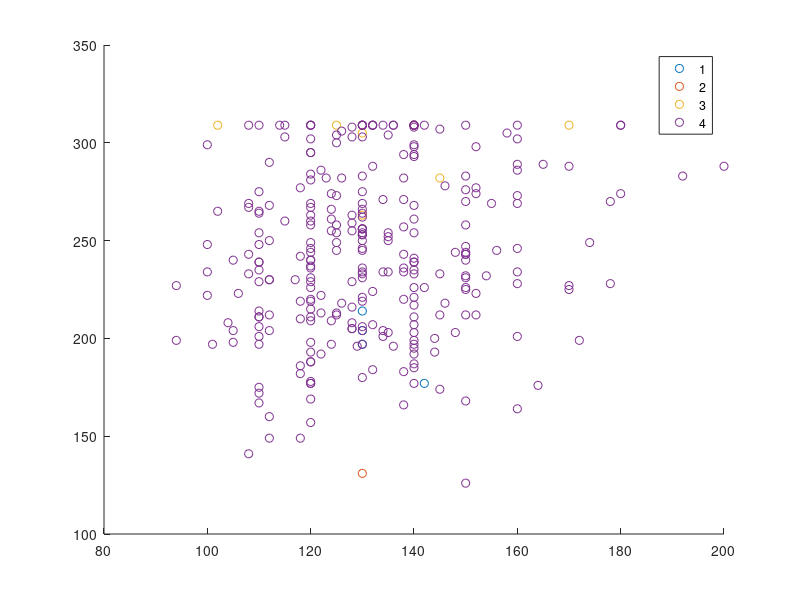

Here is the MATLAB script that generated this plot:
%kmeans on o/p of kpso on heart disease dataset-c4

X=load('kpso_heart_c4.dat');
k=4;
k1=297;
X1=load('heart.dat');

rng(1);
[gIdx,c]=kmeans(X,k);

[n,m]=size(X);

if ~isscalar(k)
    c=k;
    k=size(c,1);
else
    c=X(ceil(rand(k,1)*n),:);
end

g0=ones(n,1);
gIdx=zeros(n,1);
D=zeros(n,k);
P=zeros(n,k);
OP=zeros(1,k);

tic


while any(g0~=gIdx)

    g0=gIdx;
    
    for t=1:k
        d=zeros(n,1);
        
        for s=1:m
            d=d+(X(:,s)-c(t,s)).^2;
        end
        D(:,t)=sqrt(d);
        x=D(:,1);
        y=D(:,2);
        x1=X1(:,4);
        y1=X1(:,5);

       clf    
        
    end
   
    [z,gIdx]=min(D,[],2);
 
    for t=1:k
        c(t,:)=mean(X(gIdx==t,:));
    end
end

for j=1:n
     p=max(D);
     P=p/D(j);
end

for m=1:k
     for j=1:n
         OP=D(j)*P/k;
     end
end

%fitness evaluation
for i=1:k
  for j=1:n
     f1=X(i)-D(j)/n; 
  end
end
 
f=f1/k;

maxv=max(D);
minv=min(D);

disp('CLUSTER center matrix='); disp(D); %cluster center matrix
disp('MIN value ='); disp(min(minv)); %minimum value
disp('MAX value ='); disp(max(maxv)); %maximum value
disp('MAX Purity overall ='); disp(max(OP)); %maximum purity-overall max purity value
disp('Fitness ='); disp(f); %purity

toc


gscatter(x1,y1,gIdx);